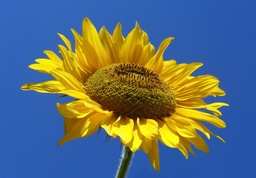
#> input picture Task 6/Sunflower_from_Silesia2.jpg, 256 x 178 px, shrunk from 2434 x 1697 before the run, found by its file name
$ python 't6 pai.py'
#> lines starting #> are read from the running program, lines starting #| are printed output that depends on the picture
import cv2
import numpy as np

image = cv2.imread('C:/Users/Sami/Desktop/Task 6/Sunflower_from_Silesia2.jpg')
#> image is the input picture: shape (178, 256, 3); mean B, G, R 116.7, 110, 93.2

mask = np.zeros(image.shape[:2], np.uint8)

rect = (10, 10, image.shape[1]-10, image.shape[0]-10)
#> rect = (10, 10, 246, 168)

bgdModel = np.zeros((1, 65), np.float64)
fgdModel = np.zeros((1, 65), np.float64)

cv2.grabCut(image, mask, rect, bgdModel, fgdModel, 5, cv2.GC_INIT_WITH_RECT)

mask2 = np.where((mask == 2) | (mask == 0), 0, 1).astype('uint8')

result = image * mask2[:, :, np.newaxis]
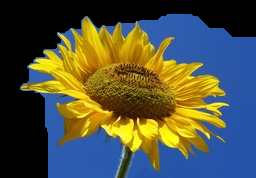
#> result: shape (178, 256, 3); mean B, G, R 65.2, 82.4, 79.4

cv2.imshow('Background Removed', result)
cv2.waitKey(0)
cv2.destroyAllWindows()

cv2.imwrite('output_removed_bg.jpg', result)
print("Image saved as output_removed_bg.jpg")
